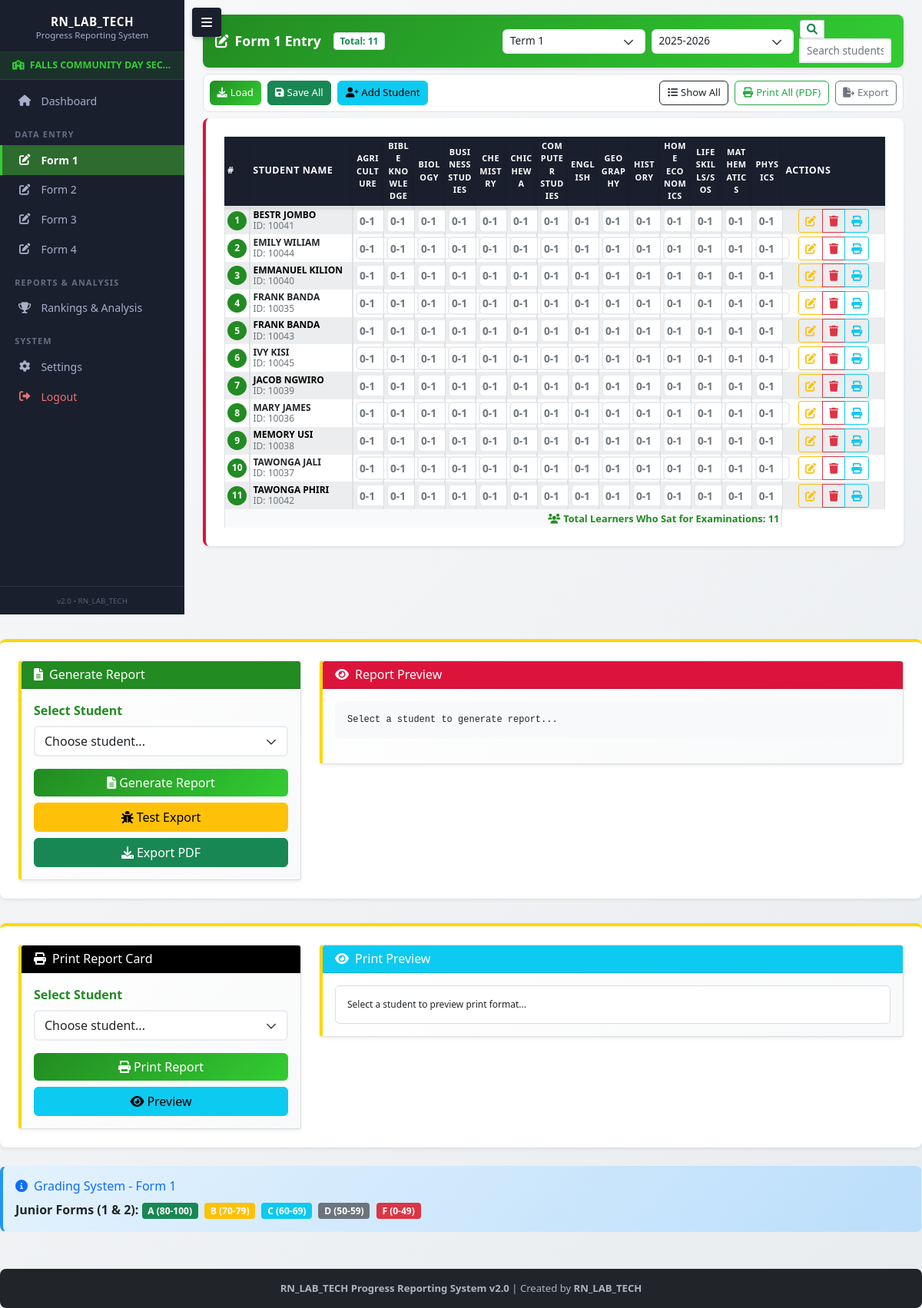
The app's page /form/1 (signed in), older data.
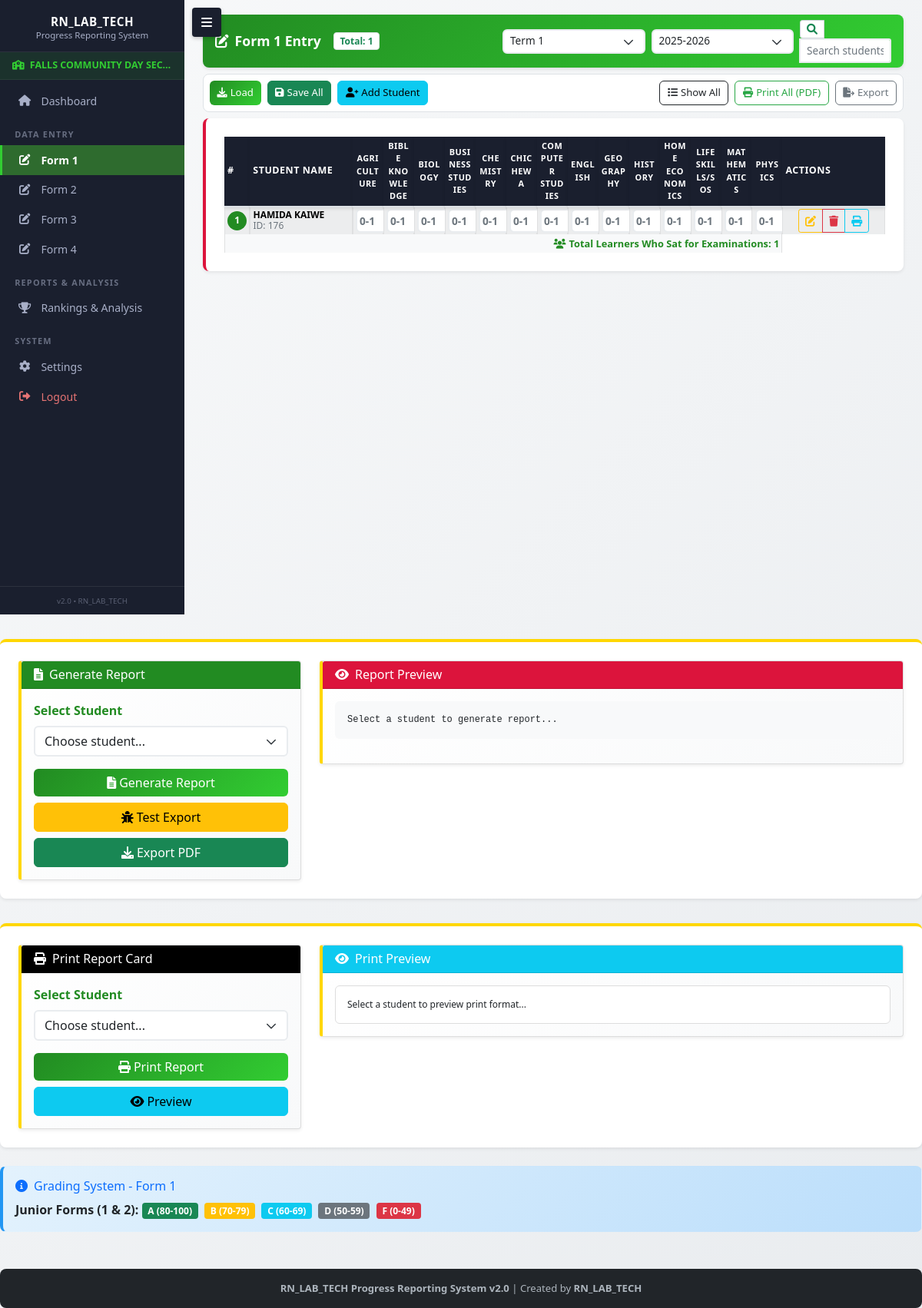
The same page, newer data.
### tables this page shows
CREATE TABLE "students" (
                            student_id INTEGER PRIMARY KEY AUTOINCREMENT,
                            student_number TEXT,
                            first_name TEXT NOT NULL,
                            last_name TEXT NOT NULL,
                            date_of_birth TEXT,
                            grade_level INTEGER NOT NULL,
                            email TEXT,
                            phone TEXT,
                            address TEXT,
                            parent_guardian_name TEXT,
                            parent_guardian_phone TEXT,
                            parent_guardian_email TEXT,
                            status TEXT DEFAULT 'Active',
                            date_enrolled TEXT DEFAULT CURRENT_TIMESTAMP,
                            school_id INTEGER,
                            UNIQUE(student_number, school_id)
                        );

### app.py (the view)
@app.route('/form/<int:form_level>')
def form_data_entry(form_level):
    if form_level not in [1, 2, 3, 4]:
        return redirect(url_for('index'))
    school_id = get_current_school_id()
    if not school_id:
        return redirect(url_for('login'))
    default_subjects = ['Agriculture', 'Bible Knowledge', 'Biology', 'Business Studies', 'Chemistry',
               'Chichewa', 'Computer Studies', 'English', 'Geography',
               'History', 'Life Skills/SOS', 'Mathematics', 'Physics', 'Home Economics']
    try:
        teachers_map = db.get_subject_teachers(form_level=form_level, school_id=school_id)
        merged_subjects = sorted(set(default_subjects) | set(teachers_map.keys()))
    except Exception:
        merged_subjects = sorted(default_subjects)
    if form_level == 1:
        subjects = [s for s in merged_subjects if s != 'Accounting']
    else:
        subjects = merged_subjects
    settings = db.get_school_settings(school_id) if hasattr(db, 'get_school_settings') else {}
    terms = settings.get('terms') or ['Term 1', 'Term 2', 'Term 3']
    academic_years = settings.get('academic_years') or [f'{y}-{y+1}' for y in range(2025, 2036)]
    selected_term = settings.get('selected_term', '')
    selected_academic_year = settings.get('selected_academic_year', '')
    if not selected_term and terms:
        selected_term = terms[0]
    if not selected_academic_year and academic_years:
        selected_academic_year = academic_years[0]
    try:
        students = db.get_students_by_grade(form_level, school_id)
        if selected_term and selected_academic_year:
            has_marks = db.check_marks_exist_for_period(
                form_level, selected_term, selected_academic_year, school_id
            )
            if not has_marks and not students:
                print(f"New academic year/term detected: {selected_academic_year} {selected_term} - no students enrolled yet")
    except Exception as e:
        print(f"Error getting students: {e}")
        students = []
    if not selected_term and terms:
        selected_term = terms[0]
    if not selected_academic_year and academic_years:
        selected_academic_year = academic_years[0]
    return render_template('form_data_entry.html',
                         form_level=form_level,
                         subjects=subjects,
                         students=students,
                         terms=terms,
                         academic_years=academic_years,
                         selected_term=selected_term,
                         selected_academic_year=selected_academic_year)

### app.py (called while the page is built)
def check_auth():
    return 'user_id' in session and 'user_type' in session

def get_current_school_id():
    if session.get('user_type') == 'school':
        return session.get('user_id')
    elif session.get('user_type') == 'school_user':
        return session.get('school_id')
    return None

def check_subscription_status():
    if session.get('user_type') == 'school':
        days_remaining = session.get('days_remaining', 0)
        if days_remaining <= 0:
            return False
    return True

### school_database.py (called while the page is built, shortened)
    def get_connection(self):
        conn = sqlite3.connect(self.db_path, timeout=30.0)
        try:
            conn.execute('PRAGMA journal_mode=DELETE')
        except sqlite3.OperationalError:
            import time
            time.sleep(0.05)
            try:
                conn.execute('PRAGMA journal_mode=DELETE')
            except Exception:
                pass
        conn.execute('PRAGMA synchronous=NORMAL')
        conn.execute('PRAGMA cache_size=10000')
        conn.execute('PRAGMA temp_store=memory')
        return conn

### templates/form_data_entry.html (shortened to what the changed rows need)
{% extends "base.html" %}
{% block content %}
<div class="data-entry-header-compact">
    <div class="d-flex align-items-center gap-3">
        <h2><i class="fas fa-edit me-2"></i>Form {{ form_level }} Entry</h2>
        <span class="badge bg-white text-success border" style="font-size: 0.75rem;">
            Total: <span id="studentCount">{{ students|length }}</span>
        </span>
    </div>
</div>
<div class="marks-table-container mt-1">
    <table class="table table-bordered table-hover table-striped table-sm sticky-header" id="marksTable" style="margin-top: 0 !important;">
        <thead class="table-dark">
            <tr style="position: sticky; top: 0; z-index: 50;">
                <th style="width: 5%; font-size: 0.78rem; padding: 0.18rem; position: sticky; top: 0; z-index: 51; background: #1a1f2e !important; border-top: none !important;">#</th>
                <th style="width: 20%; font-size: 0.78rem; padding: 0.18rem; position: sticky; top: 0; z-index: 51; background: #1a1f2e !important; border-top: none !important;">Student Name</th>
                {% for subject in subjects|sort %}
                <th class="subject-column" style="font-size: 0.68rem; padding: 0.12rem; position: sticky; top: 0; z-index: 51; background: #1a1f2e !important; border-top: none !important;">{{ subject }}</th>
                {% endfor %}
                <th style="width: 20%; font-size: 0.78rem; padding: 0.18rem; position: sticky; top: 0; z-index: 51; background: #1a1f2e !important; border-top: none !important;">Actions</th>
            </tr>
        </thead>
            <tbody>
                {% if students %}
                    {% for student in students %}
                <tr data-student-id="{{ student.student_id }}" class="{% if loop.index0 % 2 == 0 %}table-light{% else %}table-white{% endif %}">
                    <td class="text-center" style="width: 50px;">
                        <div class="bg-malawi-green text-white rounded-circle d-flex align-items-center justify-content-center" style="width: 25px; height: 25px; font-size: 0.75rem; font-weight: bold;">
                            {{ loop.index }}
                        </div>
                    </td>
                    <td class="student-name-column">
                        <div class="compact-name">
                            <strong class="text-malawi-black">{{ student.first_name }} {{ student.last_name }}</strong><br>
                            <small class="text-muted compact-id">ID: {{ student.student_id }}</small>
                        </div>
                    </td>
                    {% for subject in subjects|sort %}
                    <td class="text-center subject-column">
                        <input type="number"
                               class="form-control form-control-sm mark-input"
                               id="mark_{{ student.student_id }}_{{ subject|replace(' ', '_')|replace('/', '_') }}"
                               min="0" max="100"
                               placeholder="0-100"
                               data-student-id="{{ student.student_id }}"
                               data-subject="{{ subject }}">
                    </td>
                    {% endfor %}
                    <td class="text-center" style="width: 20%;">
                        <div class="btn-group btn-group-sm" role="group">
                            <button class="btn btn-outline-warning btn-sm"
                                    onclick="editStudent('{{ student.student_id }}')"
                                    title="Edit {{ student.first_name }} {{ student.last_name }}">
                                <i class="fas fa-edit"></i>
                            </button>
                            <button class="btn btn-outline-danger btn-sm"
                                    onclick="deleteStudent('{{ student.student_id }}', '{{ student.first_name }} {{ student.last_name }}')"
                                    title="Delete {{ student.first_name }} {{ student.last_name }}">
                                <i class="fas fa-trash"></i>
                            </button>
                            <button class="btn btn-outline-info btn-sm"
                                    onclick="printReportCard('{{ student.student_id }}', '{{ student.first_name }} {{ student.last_name }}')"
                                    title="Print report card for {{ student.first_name }} {{ student.last_name }}">
                                <i class="fas fa-print"></i>
                            </button>
                        </div>
                    </td>
                </tr>
                {% endfor %}
                {% endif %}
            </tbody>
            <tfoot>
                <tr class="table-light">
                    <td colspan="{{ subjects|length + 2 }}" class="text-end">
                        <strong class="text-malawi-green">
                            <i class="fas fa-users me-1"></i>Total Learners Who Sat for Examinations: {{ students|length }}
                        </strong>
                    </td>
                </tr>
            </tfoot>
        </table>
    </div>
</div>
{% endblock %}

Row changes from the older to the newer data that the page shows:
removed students: first_name "BESTR", last_name "JOMBO", student_id "10041"
removed students: first_name "EMILY", last_name "WILIAM", student_id "10044"
removed students: first_name "EMMANUEL", last_name "KILION", student_id "10040"
removed students: first_name "FRANK", last_name "BANDA", student_id "10035"
removed students: first_name "FRANK", last_name "BANDA", student_id "10043"
removed students: first_name "IVY", last_name "KISI", student_id "10045"
removed students: first_name "JACOB", last_name "NGWIRO", student_id "10039"
removed students: first_name "MARY", last_name "JAMES", student_id "10036"
removed students: first_name "MEMORY", last_name "USI", student_id "10038"
removed students: first_name "TAWONGA", last_name "JALI", student_id "10037"
removed students: first_name "TAWONGA", last_name "PHIRI", student_id "10042"
added students: first_name "HAMIDA", last_name "KAIWE", student_id "176"
Text that changed along with them:
{{ students|length }}: "11" → "1"
